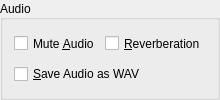
        <widget class="QGroupBox" name="GroupBoxLogFileSaveData">
         <property name="sizePolicy">
          <sizepolicy hsizetype="Minimum" vsizetype="Minimum">
           <horstretch>0</horstretch>
           <verstretch>0</verstretch>
          </sizepolicy>
         </property>
         <property name="title">
          <string>Audio</string>
         </property>
         <property name="alignment">
          <set>Qt::AlignLeading|Qt::AlignLeft|Qt::AlignVCenter</set>
         </property>
         <layout class="QVBoxLayout" name="verticalLayout_4">
          <item>
           <layout class="QHBoxLayout" name="horizontalLayout_3">
            <item>
             <widget class="QCheckBox" name="CheckBoxMuteAudio">
              <property name="sizePolicy">
               <sizepolicy hsizetype="Minimum" vsizetype="Minimum">
                <horstretch>0</horstretch>
                <verstretch>0</verstretch>
               </sizepolicy>
              </property>
              <property name="text">
               <string>Mute &amp;Audio</string>
              </property>
             </widget>
            </item>
            <item>
             <widget class="QCheckBox" name="CheckBoxReverb">
              <property name="sizePolicy">
               <sizepolicy hsizetype="Minimum" vsizetype="Minimum">
                <horstretch>0</horstretch>
                <verstretch>0</verstretch>
               </sizepolicy>
              </property>
              <property name="text">
               <string>&amp;Reverberation</string>
              </property>
             </widget>
            </item>
           </layout>
          </item>
          <item>
           <layout class="QHBoxLayout" name="_28">
            <property name="spacing">
             <number>6</number>
            </property>
            <property name="margin">
             <number>0</number>
            </property>
            <item>
             <widget class="QCheckBox" name="CheckBoxSaveAudioWave">
              <property name="sizePolicy">
               <sizepolicy hsizetype="Minimum" vsizetype="Minimum">
                <horstretch>0</horstretch>
                <verstretch>0</verstretch>
               </sizepolicy>
              </property>
              <property name="text">
               <string>&amp;Save Audio as WAV</string>
              </property>
             </widget>
            </item>
            <item>
             <spacer name="horizontalSpacer">
              <property name="orientation">
               <enum>Qt::Horizontal</enum>
              </property>
              <property name="sizeHint" stdset="0">
               <size>
                <width>13</width>
                <height>13</height>
               </size>
              </property>
             </spacer>
            </item>
           </layout>
          </item>
         </layout>
        </widget>
